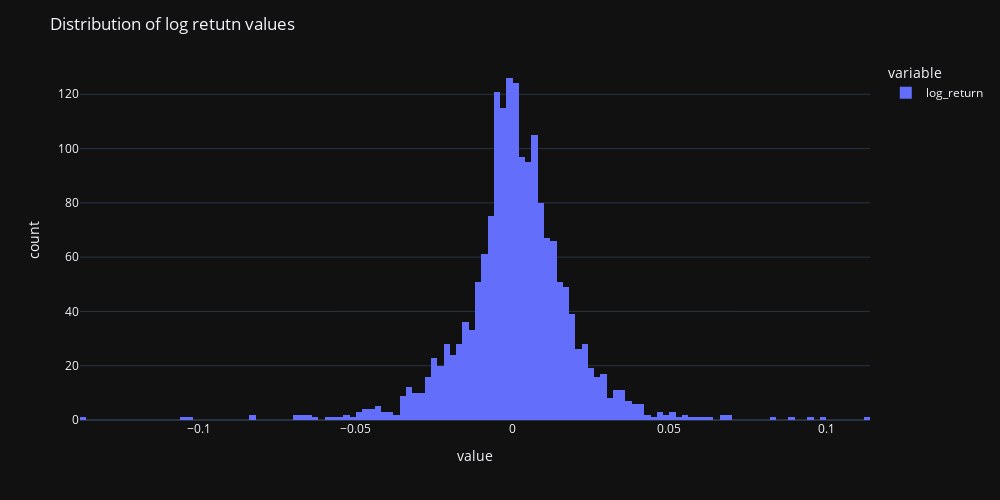

The cell this chart's notebook holds for it:
### Code cell
fig = px.histogram(aapl_df['log_return'])
fig.update_layout(title = 'Distribution of log retutn values',
                template = 'plotly_dark', 
                width=1000, 
                height=500)
fig.show()

### Figure 1 — Plotly figure (JSON) as saved in the notebook; plotly's stock layout.template omitted (floating-point values rounded to 4 significant figures; data arrays with more than 128 entries replaced by an {"elided": "..."} marker saying what was removed)
{"data": [{"alignmentgroup": "True", "bingroup": "x", "hovertemplate": "variable=log_return<br>value=%{x}<br>count=%{y}<extra></extra>", "legendgroup": "log_return", "marker": {"color": "#636efa", "pattern": {"shape": ""}}, "name": "log_return", "offsetgroup": "log_return", "orientation": "v", "showlegend": true, "type": "histogram", "x": {"elided": "1796 float values"}, "xaxis": "x", "yaxis": "y"}], "layout": {"barmode": "relative", "height": 500, "legend": {"title": {"text": "variable"}, "tracegroupgap": 0}, "margin": {"t": 60}, "title": {"text": "Distribution of log retutn values"}, "width": 1000, "xaxis": {"anchor": "y", "domain": [0, 1], "title": {"text": "value"}}, "yaxis": {"anchor": "x", "domain": [0, 1], "title": {"text": "count"}}}}
